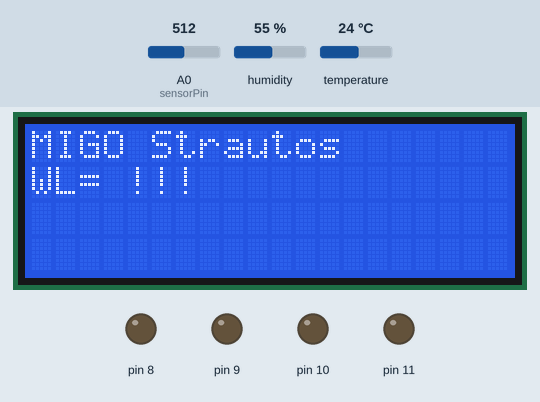
Bench run of a sketch on a simulated Arduino Uno, built with avr-gcc and run on an emulated ATmega328P. Parts: 20×4 character LCD, output pins drawn as LEDs (lit = HIGH). The test bench sets the inputs (shaded band); at power-on: A0 (sensorPin) = 512, temperature 24 °C, humidity 55 %. What the sketch prints to the serial monitor is not drawn.

Above: at 1.2 s.
1.3 s: A0 (sensorPin) set to 471
At 4.6 s:
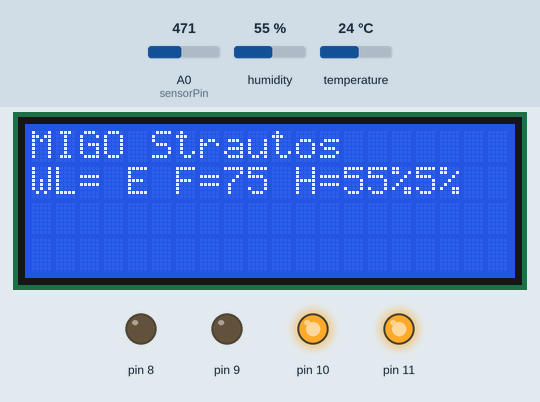
6.4 s: A0 (sensorPin) set to 490
At 11.6 s:
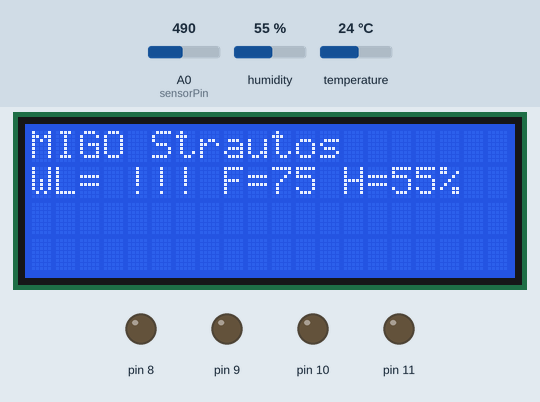
15.1 s: A0 (sensorPin) set to 512
20.2 s: A0 (sensorPin) set to 547
At 22.0 s:
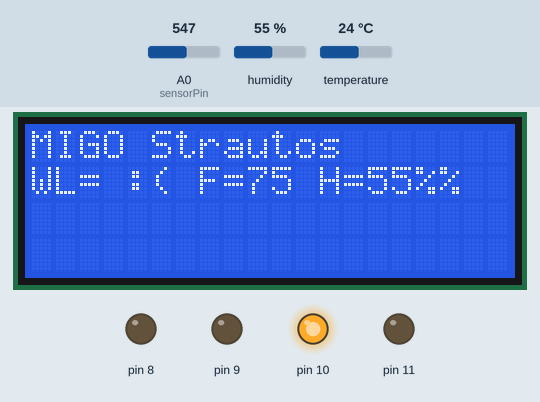
25.3 s: temperature set to 41 °C
At 28.3 s:
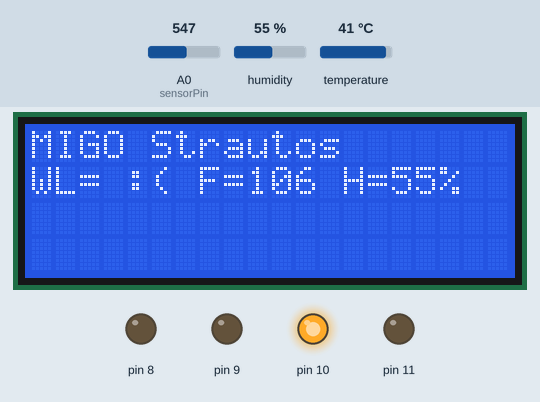
30.4 s: A0 (sensorPin) set to 670
At 32.2 s:
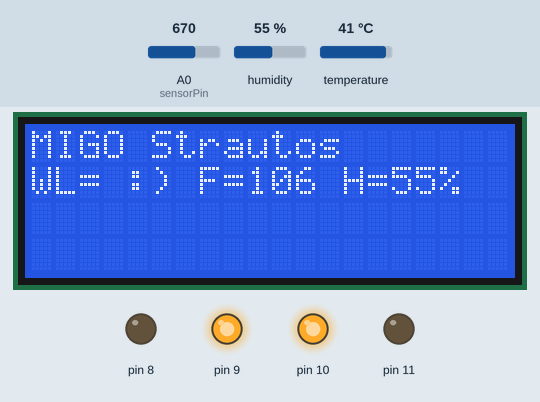
Timing chart, 0 to 33.7 s (numbered marks = the images above; inputs shaded):
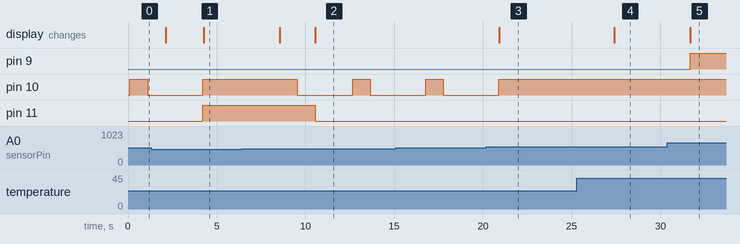

The sketch:

Temp2LCD.ino
```cpp
/*-----( Import needed libraries )-----*/
#include <dht11.h>
#include <Wire.h>
#include <LiquidCrystal_I2C.h>

/*-----( Declare objects )-----*/
// set the LCD address to 0x27 for a 20 chars 4 line display
// Set the pins on the I2C chip used for LCD connections:
//                    addr, en,rw,rs,d4,d5,d6,d7,bl,blpol
LiquidCrystal_I2C lcd(0x27, 2, 1, 0, 4, 5, 6, 7, 3, POSITIVE);  // Set the LCD I2C address
dht11 DHT11;
const int sensorPin= 0; //sensor pin connected to analog pin A0
int liquid_level;

/*-----( Declare Constants, Pin Numbers )-----*/
#define DHT11PIN 2

void setup()   /*----( SETUP: RUNS ONCE )----*/
{
  Serial.begin(9600); //(Remove all 'Serial' commands if not needed)
  lcd.begin(20,4);         // initialize the lcd for 20 chars 4 lines, turn on backlight
  lcd.backlight();
  // Print a message to the LCD.
  //lcd.setCursor(0, 1);
  lcd.print("MIGO Strautos");
  pinMode(sensorPin, INPUT);//the liquid level sensor will be an input to the arduino
  pinMode(8, OUTPUT);
  pinMode(9, OUTPUT);
  pinMode(10, OUTPUT);
  pinMode(11, OUTPUT);

}/*--(end setup )---*/

void loop()   /*----( LOOP: RUNS CONSTANTLY )----*/
{


  int chk = DHT11.read(DHT11PIN);

  Serial.print("Read sensor: ");
  switch (chk)
  {
    case 0: Serial.println("OK"); break;
    case -1: Serial.println("Checksum error"); break;
    case -2: Serial.println("Time out error"); break;
    default: Serial.println("Unknown error"); break;
  }
  lcd.setCursor(0, 1);

  liquid_level= analogRead(sensorPin); //arduino reads the value from the liquid level sensor
  Serial.println(liquid_level); //prints out liquid level sensor reading
  // lcd.print("WL=");
  // lcd.print(liquid_level);

  if (liquid_level<=480){
    Serial.println("Water level: 0mm - Empty!");
     lcd.print("WL= E");
     digitalWrite(10, HIGH);
     digitalWrite(9, LOW);
     digitalWrite(8, LOW);
     digitalWrite(11, HIGH);
  }
  else if (liquid_level>480 && liquid_level<=530){
    Serial.println("Water level: 0mm to 5mm");
    lcd.print("WL= !!!");
    digitalWrite(10, HIGH);   // turn the LED on (HIGH is the voltage level)
    delay(1000);              // wait for a second
    digitalWrite(10, LOW);    // turn the LED off by making the voltage LOW
    delay(1000);              // wait for a second
    digitalWrite(11, LOW);
  }
  else if (liquid_level>530 && liquid_level<=615){
    Serial.println("Water level: 5mm to 10mm");
    lcd.print("WL= :(");
    digitalWrite(10, HIGH);
  }
  else if (liquid_level>615 && liquid_level<=660){
    Serial.println("Water level: 10mm to 15mm");
    lcd.print("WL= :(");
    digitalWrite(10, HIGH);
  }
  else if (liquid_level>660 && liquid_level<=680){
    Serial.println("Water level: 15mm to 20mm");
    lcd.print("WL= :)");
    digitalWrite(10, HIGH);
    digitalWrite(9, HIGH);
  }
  else if (liquid_level>680 && liquid_level<=690){
    Serial.println("Water level: 20mm to 25mm");
    lcd.print("WL= :)");
    digitalWrite(10, HIGH);
    digitalWrite(9, HIGH);
    digitalWrite(8, HIGH);
  }
  else if (liquid_level>690 && liquid_level<=700){
    Serial.println("Water level: 25mm to 30mm");
    lcd.print("WL= :)");
    digitalWrite(10, HIGH);
    digitalWrite(9, HIGH);
    digitalWrite(8, HIGH);
  }
  else if (liquid_level>700 && liquid_level<=705){
    Serial.println("Water level: 30mm to 35mm");
    lcd.print("WL= :)");
    digitalWrite(10, HIGH);
    digitalWrite(9, HIGH);
    digitalWrite(8, HIGH);
  }
  else if (liquid_level>705){
    Serial.println("Water level: 35mm to 40mm");
    lcd.print("WL= F");
    digitalWrite(10, HIGH);
    digitalWrite(9, HIGH);
    digitalWrite(8, HIGH);
  }

 // lcd.print("C=");
 // lcd.print((float)DHT11.temperature, 0);
  Serial.print("Temperature (oC): ");
  Serial.println((float)DHT11.temperature, 2);

  lcd.print(" F=");
  lcd.print(Fahrenheit(DHT11.temperature), 0);
  Serial.print("Temperature (oF): ");
  Serial.println(Fahrenheit(DHT11.temperature), 2);

  lcd.print(" H=");
  lcd.print((float)DHT11.humidity, 0);
  lcd.print("%");
  Serial.print("Humidity (%): ");
  Serial.println((float)DHT11.humidity, 2);

  Serial.print("Temperature (K): ");
  Serial.println(Kelvin(DHT11.temperature), 2);

  Serial.print("Dew Point (oC): ");
  Serial.println(dewPoint(DHT11.temperature, DHT11.humidity));

  Serial.print("Dew PointFast (oC): ");
  Serial.println(dewPointFast(DHT11.temperature, DHT11.humidity));

  delay(2000);

}/* --(end main loop )-- */

/*-----( Declare User-written Functions )-----*/
//
//Celsius to Fahrenheit conversion
double Fahrenheit(double celsius)
{
        return 1.8 * celsius + 32;
}

//Celsius to Kelvin conversion
double Kelvin(double celsius)
{
        return celsius + 273.15;
}

// dewPoint function NOAA
double dewPoint(double celsius, double humidity)
{
        double A0= 373.15/(273.15 + celsius);
        double SUM = -7.90298 * (A0-1);
        SUM += 5.02808 * log10(A0);
        SUM += -1.3816e-7 * (pow(10, (11.344*(1-1/A0)))-1) ;
        SUM += 8.1328e-3 * (pow(10,(-3.49149*(A0-1)))-1) ;
        SUM += log10(1013.246);
        double VP = pow(10, SUM-3) * humidity;
        double T = log(VP/0.61078);   // temp var
        return (241.88 * T) / (17.558-T);
}

// delta max = 0.6544 wrt dewPoint()
// 5x faster than dewPoint()
double dewPointFast(double celsius, double humidity)
{
        double a = 17.271;
        double b = 237.7;
        double temp = (a * celsius) / (b + celsius) + log(humidity/100);
        double Td = (b * temp) / (a - temp);
        return Td;

}

/* ( THE END ) */
```

Measured:
- the behaviour switches between 481 and 480 on A0 (sensorPin) (found by bisection; images 0 and 1)
- the behaviour switches between 530 and 531 on A0 (sensorPin) (found by bisection; images 2 and 3)
- after the input at 1.3 s, pin 10: goes on until 4.2 s, then stays HIGH; pin 11: LOW → HIGH after 2.9 s; the display: first differs from a run without the input after 3.0 s (image 1)
- after the input at 6.4 s, pin 10: HIGH → LOW after 3.1 s, → HIGH 3.1 s later, → LOW 1.0 s later; pin 11: HIGH → LOW after 4.1 s; the display: first changes after 2.1 s (image 2 shows a later state)
- after the input at 20.2 s, pin 10: goes on until 20.9 s, then stays HIGH; the display: changes after 0.72 s (image 3)
- after the input at 25.3 s, the display: changes after 2.1 s (image 4)
- after the input at 30.4 s, pin 9: LOW → HIGH after 1.3 s; the display: changes after 1.3 s (image 5)
